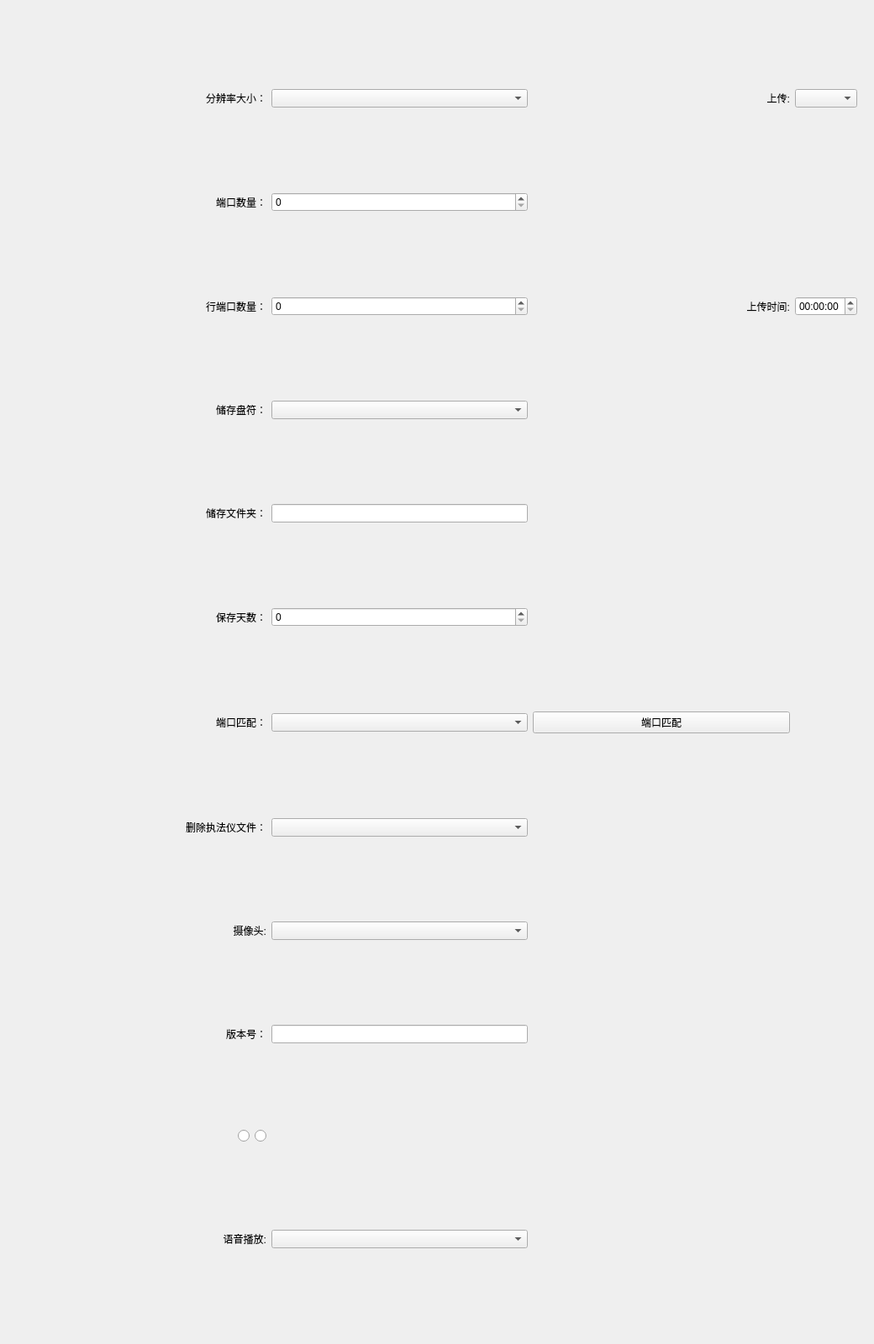
<?xml version="1.0" encoding="UTF-8"?>
<ui version="4.0">
 <class>WsSetForm</class>
 <widget class="QWidget" name="WsSetForm">
  <property name="geometry">
   <rect>
    <x>0</x>
    <y>0</y>
    <width>1040</width>
    <height>1600</height>
   </rect>
  </property>
  <property name="windowTitle">
   <string>Form</string>
  </property>
  <layout class="QGridLayout" name="gridLayout">
   <property name="rightMargin">
    <number>20</number>
   </property>
   <item row="4" column="0">
    <widget class="QLabel" name="label_6">
     <property name="text">
      <string>储存文件夹：</string>
     </property>
     <property name="alignment">
      <set>Qt::AlignRight|Qt::AlignTrailing|Qt::AlignVCenter</set>
     </property>
    </widget>
   </item>
   <item row="4" column="1">
    <widget class="QLineEdit" name="lineEditSaveDir"/>
   </item>
   <item row="2" column="3">
    <widget class="QTimeEdit" name="timeEditUPLOAD"/>
   </item>
   <item row="4" column="2">
    <spacer name="horizontalSpacer">
     <property name="orientation">
      <enum>Qt::Horizontal</enum>
     </property>
     <property name="sizeHint" stdset="0">
      <size>
       <width>80</width>
       <height>20</height>
      </size>
     </property>
    </spacer>
   </item>
   <item row="0" column="0">
    <widget class="QLabel" name="label_10">
     <property name="text">
      <string>分辨率大小：</string>
     </property>
     <property name="alignment">
      <set>Qt::AlignRight|Qt::AlignTrailing|Qt::AlignVCenter</set>
     </property>
    </widget>
   </item>
   <item row="12" column="1">
    <widget class="QComboBox" name="comboBoxVoice"/>
   </item>
   <item row="11" column="0">
    <layout class="QHBoxLayout" name="horizontalLayout">
     <item>
      <spacer name="horizontalSpacer_3">
       <property name="orientation">
        <enum>Qt::Horizontal</enum>
       </property>
       <property name="sizeHint" stdset="0">
        <size>
         <width>40</width>
         <height>20</height>
        </size>
       </property>
      </spacer>
     </item>
     <item>
      <widget class="QRadioButton" name="radioButton">
       <property name="text">
        <string/>
       </property>
      </widget>
     </item>
     <item>
      <widget class="QRadioButton" name="radioButton_2">
       <property name="text">
        <string/>
       </property>
      </widget>
     </item>
    </layout>
   </item>
   <item row="9" column="0">
    <widget class="QLabel" name="labelcamera">
     <property name="text">
      <string>&lt;html&gt;&lt;head/&gt;&lt;body&gt;&lt;p&gt;摄像头:&lt;/p&gt;&lt;/body&gt;&lt;/html&gt;</string>
     </property>
     <property name="alignment">
      <set>Qt::AlignRight|Qt::AlignTrailing|Qt::AlignVCenter</set>
     </property>
    </widget>
   </item>
   <item row="10" column="1">
    <widget class="QLineEdit" name="currversion"/>
   </item>
   <item row="3" column="1">
    <widget class="QComboBox" name="comboBoxSavePath"/>
   </item>
   <item row="2" column="2">
    <widget class="QLabel" name="label_UPLOAD_time">
     <property name="text">
      <string>上传时间:</string>
     </property>
     <property name="alignment">
      <set>Qt::AlignRight|Qt::AlignTrailing|Qt::AlignVCenter</set>
     </property>
    </widget>
   </item>
   <item row="2" column="0">
    <widget class="QLabel" name="label_8">
     <property name="text">
      <string>行端口数量：</string>
     </property>
     <property name="alignment">
      <set>Qt::AlignRight|Qt::AlignTrailing|Qt::AlignVCenter</set>
     </property>
    </widget>
   </item>
   <item row="0" column="3">
    <widget class="QComboBox" name="comboBoxUPLOAD"/>
   </item>
   <item row="6" column="2">
    <widget class="QPushButton" name="pushButtonPairDevice">
     <property name="text">
      <string>端口匹配</string>
     </property>
    </widget>
   </item>
   <item row="6" column="1">
    <widget class="QComboBox" name="comboBoxPairDevice"/>
   </item>
   <item row="2" column="1">
    <widget class="QSpinBox" name="spinBoxRowPortCount"/>
   </item>
   <item row="8" column="1">
    <widget class="QComboBox" name="comboBoxDeleteOrNot"/>
   </item>
   <item row="3" column="0">
    <widget class="QLabel" name="label_7">
     <property name="text">
      <string>储存盘符：</string>
     </property>
     <property name="alignment">
      <set>Qt::AlignRight|Qt::AlignTrailing|Qt::AlignVCenter</set>
     </property>
    </widget>
   </item>
   <item row="1" column="0">
    <widget class="QLabel" name="label_9">
     <property name="text">
      <string>端口数量：</string>
     </property>
     <property name="alignment">
      <set>Qt::AlignRight|Qt::AlignTrailing|Qt::AlignVCenter</set>
     </property>
    </widget>
   </item>
   <item row="12" column="0">
    <widget class="QLabel" name="labelVoice">
     <property name="text">
      <string>语音播放:</string>
     </property>
     <property name="alignment">
      <set>Qt::AlignRight|Qt::AlignTrailing|Qt::AlignVCenter</set>
     </property>
    </widget>
   </item>
   <item row="6" column="0">
    <widget class="QLabel" name="label_4">
     <property name="text">
      <string>端口匹配：</string>
     </property>
     <property name="alignment">
      <set>Qt::AlignRight|Qt::AlignTrailing|Qt::AlignVCenter</set>
     </property>
    </widget>
   </item>
   <item row="9" column="1">
    <widget class="QComboBox" name="comboBoxcamera"/>
   </item>
   <item row="5" column="1">
    <widget class="QSpinBox" name="spinBoxSaveDays"/>
   </item>
   <item row="5" column="0">
    <widget class="QLabel" name="label_5">
     <property name="text">
      <string>保存天数：</string>
     </property>
     <property name="alignment">
      <set>Qt::AlignRight|Qt::AlignTrailing|Qt::AlignVCenter</set>
     </property>
    </widget>
   </item>
   <item row="0" column="1">
    <widget class="QComboBox" name="comboBoxResolution"/>
   </item>
   <item row="1" column="1">
    <widget class="QSpinBox" name="spinBoxPortCount">
     <property name="maximum">
      <number>1000</number>
     </property>
    </widget>
   </item>
   <item row="10" column="0">
    <widget class="QLabel" name="label">
     <property name="text">
      <string>版本号：</string>
     </property>
     <property name="alignment">
      <set>Qt::AlignRight|Qt::AlignTrailing|Qt::AlignVCenter</set>
     </property>
    </widget>
   </item>
   <item row="8" column="0">
    <widget class="QLabel" name="label_3">
     <property name="text">
      <string>删除执法仪文件：</string>
     </property>
     <property name="alignment">
      <set>Qt::AlignRight|Qt::AlignTrailing|Qt::AlignVCenter</set>
     </property>
    </widget>
   </item>
   <item row="0" column="2">
    <widget class="QLabel" name="label_UPLOAD">
     <property name="layoutDirection">
      <enum>Qt::LeftToRight</enum>
     </property>
     <property name="text">
      <string>上传:</string>
     </property>
     <property name="alignment">
      <set>Qt::AlignRight|Qt::AlignTrailing|Qt::AlignVCenter</set>
     </property>
    </widget>
   </item>
  </layout>
 </widget>
 <resources/>
 <connections>
  <connection>
   <sender>pushButtonPairDevice</sender>
   <signal>clicked()</signal>
   <receiver>WsSetForm</receiver>
   <slot>pushButtonPairDeviceClick()</slot>
   <hints>
    <hint type="sourcelabel">
     <x>398</x>
     <y>187</y>
    </hint>
    <hint type="destinationlabel">
     <x>495</x>
     <y>-20</y>
    </hint>
   </hints>
  </connection>
 </connections>
 <slots>
  <slot>pushButtonPairDeviceClick()</slot>
  <slot>comboBoxCurrentIndexChanged(int)</slot>
 </slots>
</ui>
